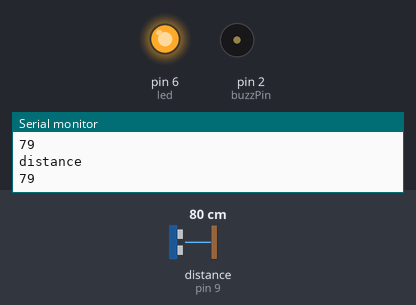
The sketch below on a simulated Arduino Uno, built with avr-gcc and run on an emulated ATmega328P. Shown: output pins drawn as LEDs (lit = HIGH), buzzer (waves = sounding, pin HIGH), the last lines printed to the serial monitor. Wiring (inferred from the names in the program): ultrasonic range finder: trigger pin 12; echo pin 9. The test bench sets the inputs (shaded band); at power-on: distance to the obstacle (sensor on pin 9) 80 cm. The echo pulse lasts 58.3 µs per cm; pins used as bus, display or sensor lines are not drawn.

Above: at 1.2 s.
1.3 s: distance to the obstacle (sensor on pin 9) set to 2 cm
At 2.5 s:
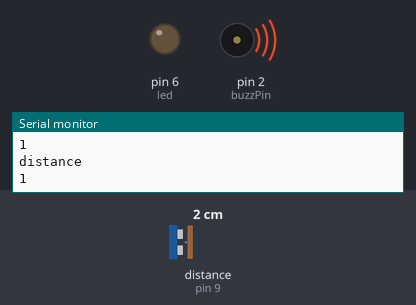
2.8 s: distance to the obstacle (sensor on pin 9) set to 35 cm
At 3.2 s:
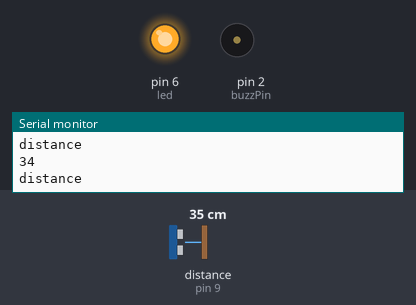
4.3 s: distance to the obstacle (sensor on pin 9) set to 4 cm
At 5.4 s:
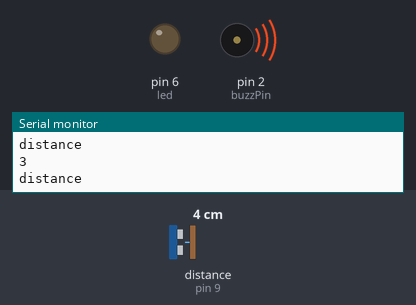
Timing chart, 0 to 7.3 s (numbered marks = the images above; inputs shaded):
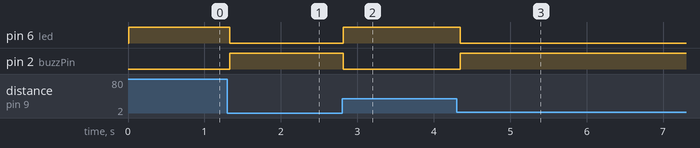

The sketch:

blind_stick_3.ino
```cpp
int const trigPin = 12;
int const echoPin = 9;
int const buzzPin = 2;
//  const int ldrPin = A0;
//int const remotePin = 5;
int const led = 6;
int const led1 = 4;
//int const led2 = 10;
void setup()
{
  Serial.begin(9600);

  pinMode(trigPin, OUTPUT);
  pinMode(echoPin, INPUT);
  pinMode(buzzPin, OUTPUT);
  pinMode(led, OUTPUT);
}

void loop()
{
  //int ldrStatus = analogRead(ldrPin);
  int duration, distance;
  digitalWrite(trigPin, HIGH);
  delay(1);
  digitalWrite(trigPin, LOW);
  duration = pulseIn(echoPin, HIGH);
  distance = (duration/2) / 29.1;
 // Serial.println("ldrStatus");
  //Serial.println(ldrStatus);
  Serial.println("distance");
  Serial.println(distance);
   digitalWrite(led, HIGH);
    if (distance <= 30/*||ldrStatus<=1000*/) {
      digitalWrite(buzzPin, HIGH);
      digitalWrite(led1,HIGH);
       digitalWrite(led, LOW);
    } else
    {
      digitalWrite(buzzPin, LOW);
      digitalWrite(led1,LOW);
         }

    delay(60);
}
```

Measured:
- after the input at 1.3 s, pin 6 (led): HIGH → LOW at once; pin 2 (buzzPin): LOW → HIGH at once
- after the input at 2.8 s, pin 6 (led): LOW → HIGH at once; pin 2 (buzzPin): HIGH → LOW at once
- after the input at 4.3 s, pin 6 (led): HIGH → LOW at once; pin 2 (buzzPin): LOW → HIGH at once
